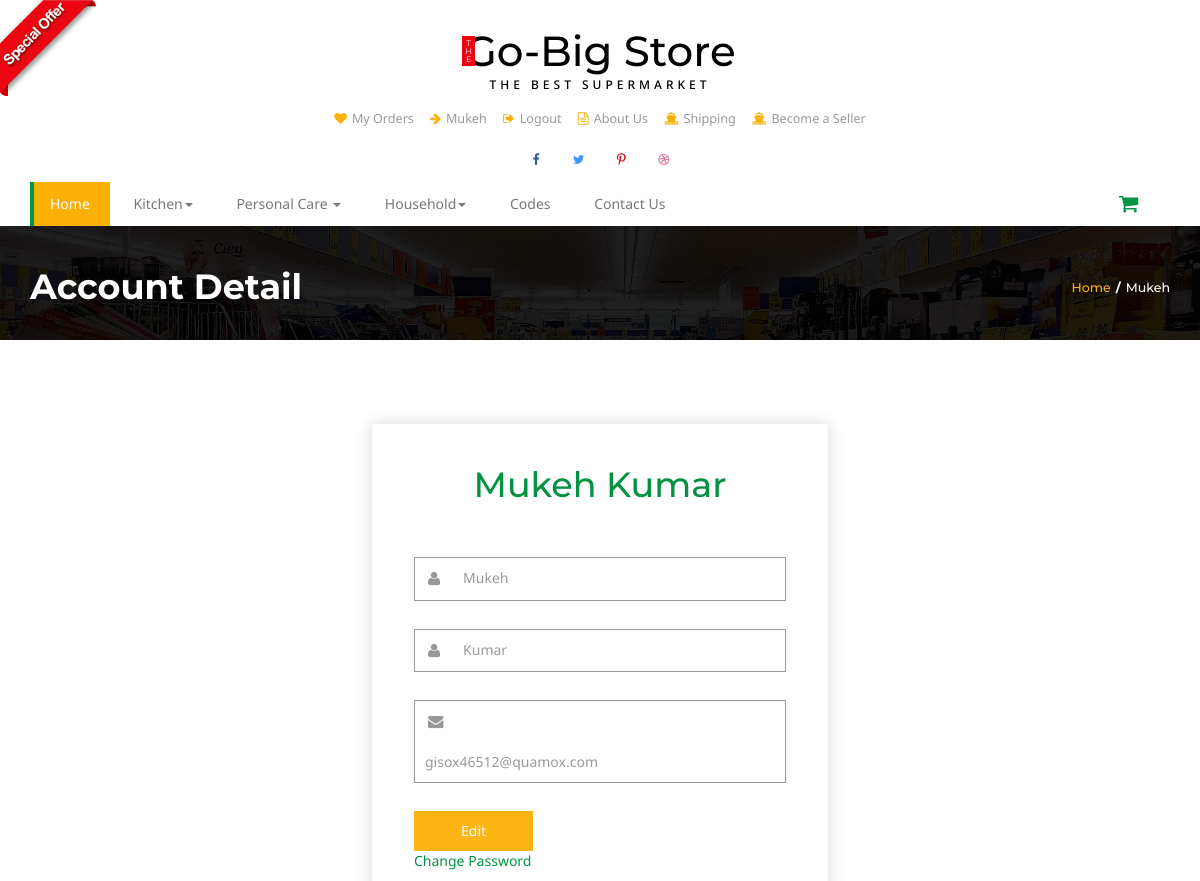
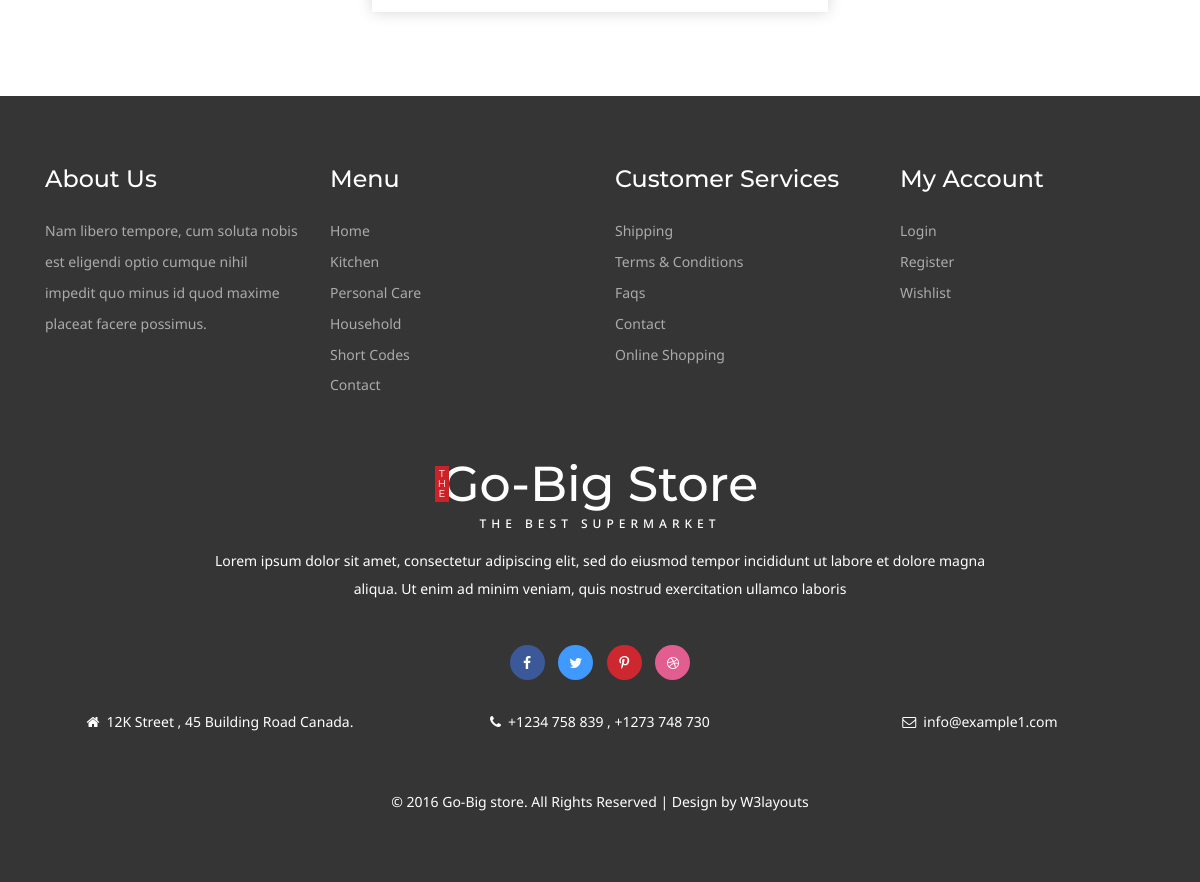
/user_profile/ (signed in), run on the app's committed database (2 pictures, top to bottom).
### buyer/models.py (models this page shows, shortened)
class Buyer(models.Model):
    first_name = models.CharField(max_length=50)
    last_name = models.CharField(max_length=50)
    email = models.EmailField(unique=True)
    password = models.CharField(max_length=50)
    address = models.TextField(max_length=250)

### buyer/views.py (the view)
# urls.py: path('user_profile/',user_profile,name='user_profile'),
def user_profile(request):
    active(request)
    return render(request, 'user_profile.html', {'active_user': active_user})

### buyer/views.py (called while the page is built)
def active(request):
    global active_user
    active_user = Buyer.objects.get(email=request.session['email'])

### buyer/templates/user_profile.html (shortened to what this page needs)
{% load static %}
<!DOCTYPE html>
<html>
  <head>
    <link
      href='{% static "css/bootstrap.css" %}'
      rel="stylesheet"
      type="text/css"
    />
    <link
      href='{% static "css/style.css" %}'
      rel="stylesheet"
      type="text/css"
    />
    <link href='{% static "css/font-awesome.css" %}' rel="stylesheet" />
    <link
      rel="stylesheet"
      href='{% static "css/jstarbox.css" %}'
      type="text/css"
      media="screen"
      charset="utf-8"
    />
  </head>
  <body>
    <a href='{% url "offer" %}'
      ><img src='{% static "images/download.png" %}' class="img-head" alt=""
    /></a>
	{% include "./header.html" %}
    <div class="banner-top">
      <div class="container">
        <h3>Account Detail</h3>
        <h4><a href='{% url "index" %}'>Home</a><label>/</label>{{active_user.first_name}}</h4>
        <div class="clearfix"></div>
      </div>
    </div>
    <div class="login">
      <div class="main-agileits">
        <div class="form-w3agile form1">
          <h3>{{active_user.first_name}} {{active_user.last_name}}</h3>
          <form action='{% url "edit_buyer" %}' method="post">
            <div class="key">
              <i class="fa fa-user" aria-hidden="true"></i>
              <input
                type="text"
                value="{{active_user.first_name}}"
                name="first_name"
                onfocus="this.value = '';"
                onblur="if (this.value == '') {this.value = 'first_name';}"
                required=""
              />
              <div class="clearfix"></div>
            </div>
            <div class="key">
              <i class="fa fa-user" aria-hidden="true"></i>
              <input
                type="text"
                value="{{active_user.last_name}}"
                name="last_name"
                onfocus="this.value = '';"
                onblur="if (this.value == '') {this.value = 'last_name';}"
                required=""
              />
              <div class="clearfix"></div>
            </div>
            <div class="key">
              <i class="fa fa-envelope" aria-hidden="true"></i>
              <input
                type="text"
                value={{active_user.email}}
                name="email"
                disabled
                onfocus="this.value = '';"
                onblur="if (this.value == '') {this.value = 'Email';}"
                required=""
              />
              <div class="clearfix"></div>
            </div>
            <input type="submit" value="Edit" />
        </form>
      </div>
      <div class="forg">
        <a href="{% url 'forgot_password' %}" class="forg-left">Change Password</a>
      </div>
      </div>
    </div>
    {% include "./footer.html" %}
  </body>
</html>

### buyer/templates/header.html (shortened to what this page needs)
{% load static %}
<div class="header">
  <div class="container">
    <div class="logo">
      <h1>
        <a href='{% url "index" %}'
          ><b>T<br />H<br />E</b>Go-Big Store<span>The Best Supermarket</span></a
        >
      </h1>
    </div>
    <div class="head-t">
      <ul class="card">
        {% if active_user %}
        <li>
          <a href='{% url "myorder" %}'
            ><i class="fa fa-heart" aria-hidden="true"></i>My Orders</a
          >
        </li>
        <li>
            <a href='{% url "user_profile" %}'
              ><i class="fa fa-arrow-right" aria-hidden="true"></i>{{active_user.first_name}}</a
            >
          </li>
        <li>
          <a href='{% url "logout" %}'
            ><i class="fa fa-sign-out" aria-hidden="true"></i>Logout</a
          >
        </li>
          {% endif %}
        <li>
          <a href='{% url "about" %}'
            ><i class="fa fa-file-text-o" aria-hidden="true"></i>About Us</a
          >
        </li>
        <li>
          <a href='{% url "shipping" %}'
            ><i class="fa fa-ship" aria-hidden="true"></i>Shipping</a
          >
        </li>
        <li>
          <a href='{% url "seller_index" %}'
            ><i class="fa fa-ship" aria-hidden="true"></i>Become a Seller</a
          >
        </li>
      </ul>
    </div>
    <div class="header-ri">
      <ul class="social-top">
        <li>
          <a href="#" class="icon facebook"
            ><i class="fa fa-facebook" aria-hidden="true"></i></a>
        </li>
        <li>
          <a href="#" class="icon twitter"
            ><i class="fa fa-twitter" aria-hidden="true"></i></a>
        </li>
        <li>
          <a href="#" class="icon pinterest"
            ><i class="fa fa-pinterest-p" aria-hidden="true"></i></a>
        </li>
        <li>
          <a href="#" class="icon dribbble"
            ><i class="fa fa-dribbble" aria-hidden="true"></i></a>
        </li>
      </ul>
    </div>
    <div class="nav-top">
      <nav class="navbar navbar-default">
        <div class="collapse navbar-collapse" id="bs-megadropdown-tabs">
          <ul class="nav navbar-nav">
            <li class="active">
              <a href='{% url "index" %}' class="hyper"><span>Home</span></a>
            </li>
            <li class="dropdown">
              <a href="#" class="dropdown-toggle hyper" data-toggle="dropdown"
                ><span>Kitchen<b class="caret"></b></span
              ></a>
            </li>
            <li class="dropdown">
              <a href="#" class="dropdown-toggle hyper" data-toggle="dropdown"
                ><span> Personal Care <b class="caret"></b></span
              ></a>
            </li>
            <li class="dropdown">
              <a href="#" class="dropdown-toggle hyper" data-toggle="dropdown"
                ><span>Household<b class="caret"></b></span
              ></a>
            </li>
            <li>
              <a href='{% url "codes" %}' class="hyper"> <span>Codes</span></a>
            </li>
            <li>
              <a href='{% url "contact" %}' class="hyper"
                ><span>Contact Us</span></a
              >
            </li>
          </ul>
        </div>
      </nav>
      <div class="cart">
        <span class="fa fa-shopping-cart my-cart-icon"
          ></span>
      </div>
      <div class="clearfix"></div>
    </div>
  </div>
</div>

### data on the page
Buyer: first_name "Mukeh", last_name "Kumar", email "gisox46512@quamox.com"
